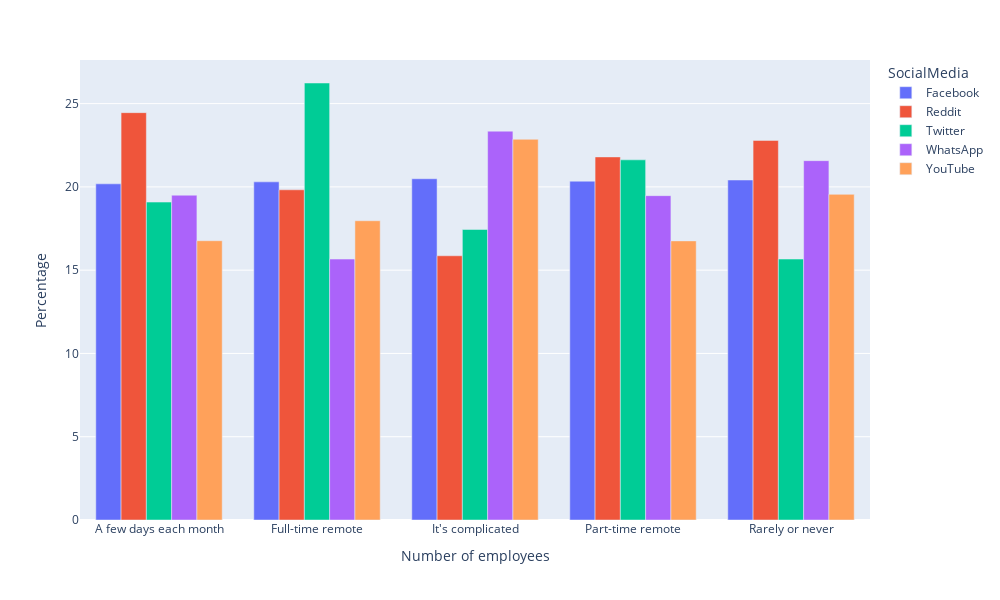

The notebook cell this image was saved under:
### Code cell
fig = px.bar(df_social_per, x='WorkRemote', y='count',barmode="group", color = 'SocialMedia')
fig.update_layout(
    yaxis_title="Percentage",
    xaxis_title="Number of employees",
    autosize=False,
    width=1000,
    height=600,)
fig.show()
fig.write_image("socialMedia.png")

### Figure 1 — Plotly figure (JSON) as saved in the notebook; plotly's stock layout.template omitted (floating-point values rounded to 4 significant figures)
{"data": [{"alignmentgroup": "True", "hovertemplate": "SocialMedia=Facebook<br>WorkRemote=%{x}<br>count=%{y}<extra></extra>", "legendgroup": "Facebook", "marker": {"color": "#636efa"}, "name": "Facebook", "offsetgroup": "Facebook", "orientation": "v", "showlegend": true, "textposition": "auto", "type": "bar", "x": ["A few days each month", "Full-time remote", "It's complicated", "Part-time remote", "Rarely or never"], "xaxis": "x", "y": [20.18, 20.3, 20.49, 20.34, 20.41], "yaxis": "y"}, {"alignmentgroup": "True", "hovertemplate": "SocialMedia=Reddit<br>WorkRemote=%{x}<br>count=%{y}<extra></extra>", "legendgroup": "Reddit", "marker": {"color": "#EF553B"}, "name": "Reddit", "offsetgroup": "Reddit", "orientation": "v", "showlegend": true, "textposition": "auto", "type": "bar", "x": ["A few days each month", "Full-time remote", "It's complicated", "Part-time remote", "Rarely or never"], "xaxis": "x", "y": [24.46, 19.83, 15.86, 21.8, 22.79], "yaxis": "y"}, {"alignmentgroup": "True", "hovertemplate": "SocialMedia=Twitter<br>WorkRemote=%{x}<br>count=%{y}<extra></extra>", "legendgroup": "Twitter", "marker": {"color": "#00cc96"}, "name": "Twitter", "offsetgroup": "Twitter", "orientation": "v", "showlegend": true, "textposition": "auto", "type": "bar", "x": ["A few days each month", "Full-time remote", "It's complicated", "Part-time remote", "Rarely or never"], "xaxis": "x", "y": [19.09, 26.24, 17.44, 21.62, 15.67], "yaxis": "y"}, {"alignmentgroup": "True", "hovertemplate": "SocialMedia=WhatsApp<br>WorkRemote=%{x}<br>count=%{y}<extra></extra>", "legendgroup": "WhatsApp", "marker": {"color": "#ab63fa"}, "name": "WhatsApp", "offsetgroup": "WhatsApp", "orientation": "v", "showlegend": true, "textposition": "auto", "type": "bar", "x": ["A few days each month", "Full-time remote", "It's complicated", "Part-time remote", "Rarely or never"], "xaxis": "x", "y": [19.5, 15.67, 23.35, 19.47, 21.58], "yaxis": "y"}, {"alignmentgroup": "True", "hovertemplate": "SocialMedia=YouTube<br>WorkRemote=%{x}<br>count=%{y}<extra></extra>", "legendgroup": "YouTube", "marker": {"color": "#FFA15A"}, "name": "YouTube", "offsetgroup": "YouTube", "orientation": "v", "showlegend": true, "textposition": "auto", "type": "bar", "x": ["A few days each month", "Full-time remote", "It's complicated", "Part-time remote", "Rarely or never"], "xaxis": "x", "y": [16.77, 17.97, 22.86, 16.76, 19.55], "yaxis": "y"}], "layout": {"autosize": false, "barmode": "group", "height": 600, "legend": {"title": {"text": "SocialMedia"}, "tracegroupgap": 0}, "margin": {"t": 60}, "width": 1000, "xaxis": {"anchor": "y", "domain": [0, 1], "title": {"text": "Number of employees"}}, "yaxis": {"anchor": "x", "domain": [0, 1], "title": {"text": "Percentage"}}}}
